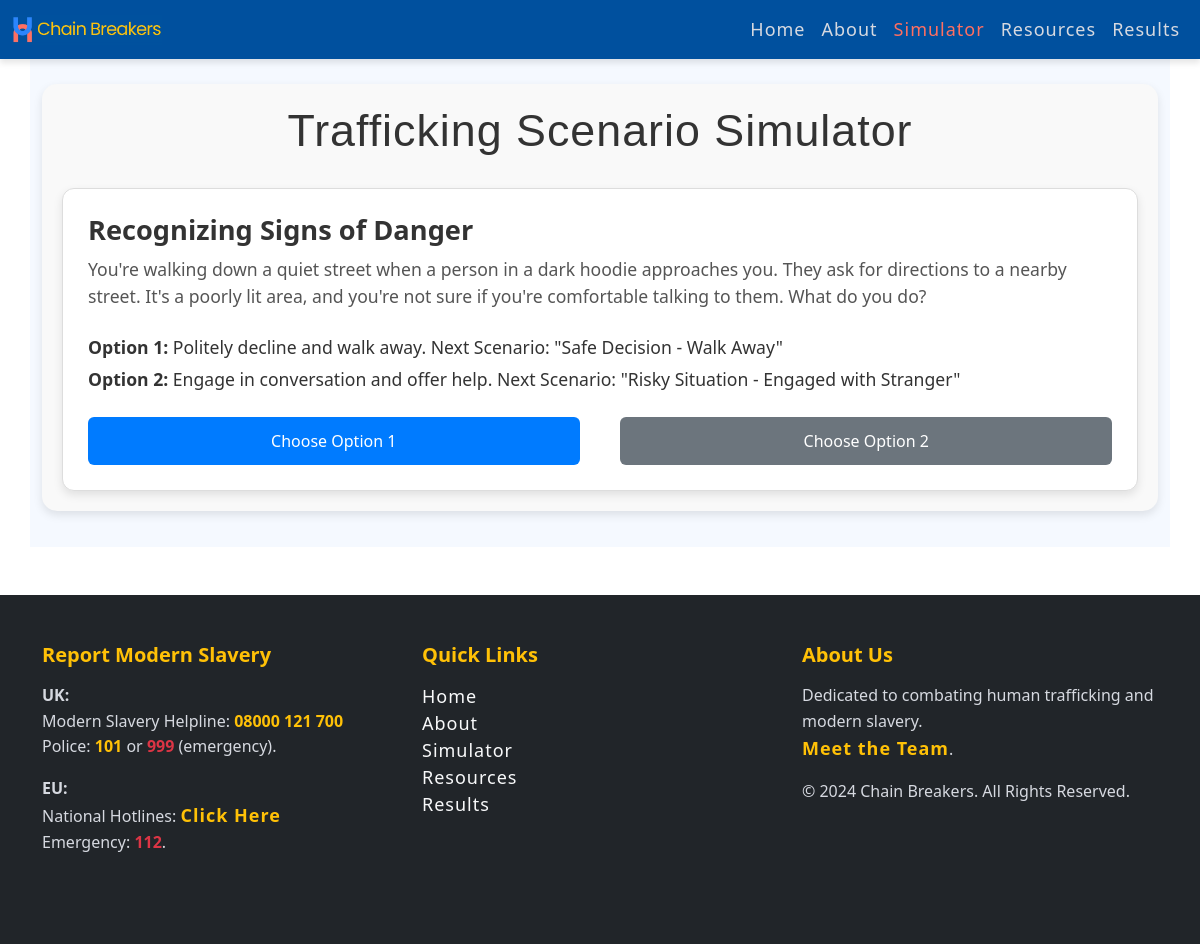
Page /simulator/ on the earlier database version.
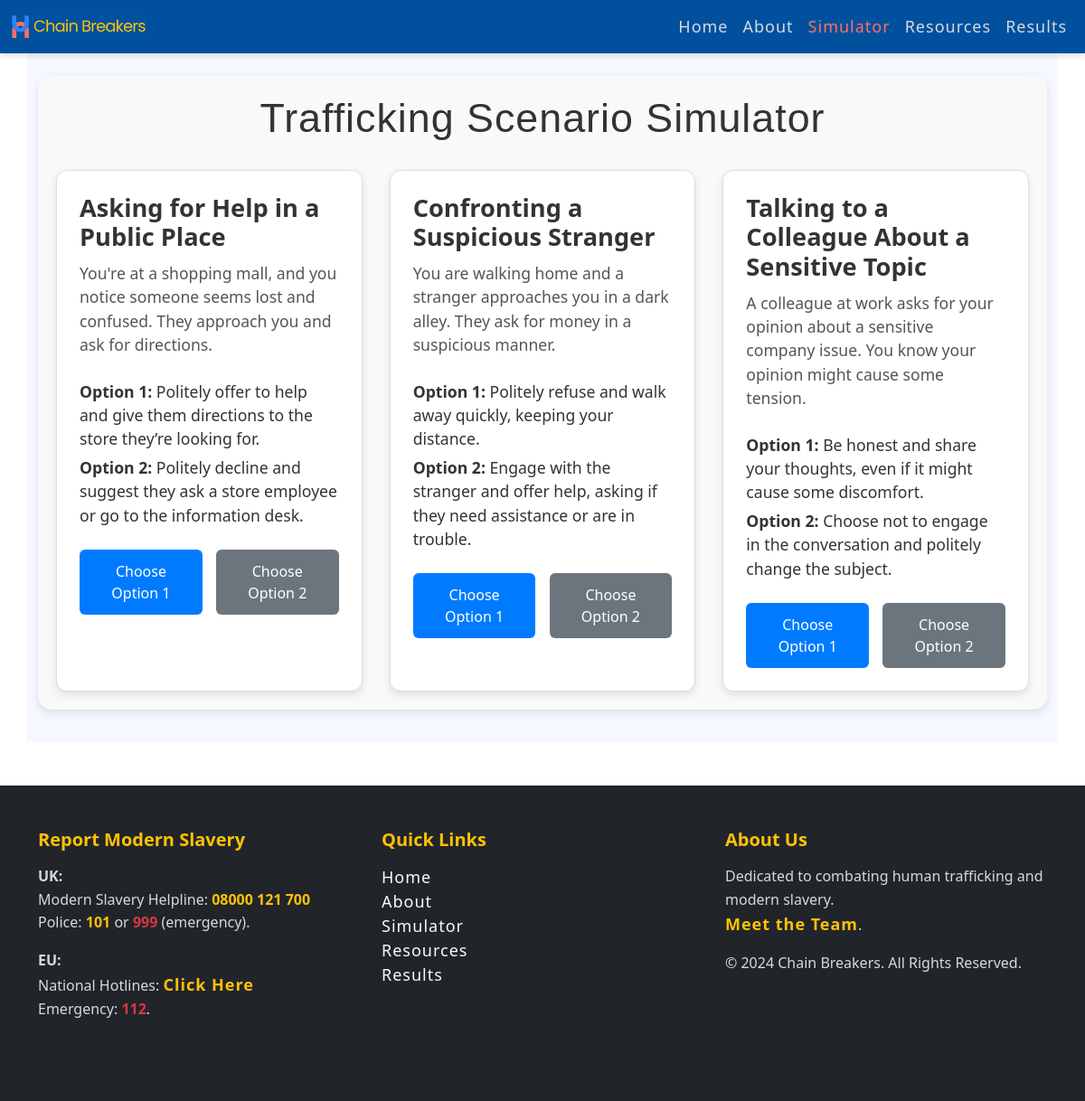
Same page on the later database version.
### simulator/models.py (models this page shows, shortened)
class Scenario(models.Model):
    title = models.CharField(max_length=255)
    description = models.TextField()
    decision_1 = models.CharField(max_length=255)
    decision_2 = models.CharField(max_length=255)
    outcomes = models.JSONField(default=list)  # Store outcomes as a list of dictionaries

### simulator/views.py (the view)
# urls.py: path('', views.simulator_view, name='simulator'),
def simulator_view(request):
    scenarios = Scenario.objects.all()  # Get all scenarios from the database
    return render(request, 'simulator/simulator.html', {'scenarios': scenarios})

### simulator/templates/simulator/simulator.html
{% extends 'base.html' %}
{% load static %}
{% block content %}
<link rel="stylesheet" href="{% static 'css/simulator.css' %}">
<div class="simulator-container">
  <h1 class="page-title">Trafficking Scenario Simulator</h1>
  <div class="scenarios-grid">
    {% for scenario in scenarios %}
    <div class="card">
      <h2 class="scenario-title">{{ scenario.title }}</h2>
      <p class="scenario-description">{{ scenario.description }}</p>
      <div class="options">
        <p><strong>Option 1:</strong> {{ scenario.decision_1 }}</p>
        <p><strong>Option 2:</strong> {{ scenario.decision_2 }}</p>
      </div>
      <div class="actions">
        <a href="#" class="btn btn-primary">Choose Option 1</a>
        <a href="#" class="btn btn-secondary">Choose Option 2</a>
      </div>
    </div>
    {% endfor %}
  </div>
</div>
{% endblock %}

### templates/base.html (shortened to what this page needs)
{% load static %}
<!DOCTYPE html>
<html lang="en">
<head>
    <link rel="stylesheet" href="https://cdnjs.cloudflare.com/ajax/libs/font-awesome/6.5.1/css/all.min.css"
 />
    <link href="https://cdn.jsdelivr.net/npm/bootstrap@5.3.0/dist/css/bootstrap.min.css" rel="stylesheet">
    <link rel="stylesheet" href="{% static 'css/style.css' %}">
</head>
<body>
<nav class="navbar navbar-expand-lg navbar-dark" style="background-color: var(--bg-primary);">
    <div class="container-fluid">
        <a class="navbar-brand" href="{% url 'home' %}">
            <img src="{% static 'images/cb_logo.webp' %}" alt="Chain Breakers Logo" width="150">
        </a>
        <div class="collapse navbar-collapse" id="navbarNav">
            <ul class="navbar-nav ms-auto">
                <li class="nav-item">
                    <a class="nav-link {% if request.resolver_match.url_name == 'home' %}active{% endif %}" href="{% url 'home' %}">Home</a>
                </li>
                <li class="nav-item">
                    <a class="nav-link {% if request.resolver_match.url_name == 'about' %}active{% endif %}" href="{% url 'about' %}">About</a>
                </li>
                <li class="nav-item">
                    <a class="nav-link {% if request.resolver_match.url_name == 'simulator' %}active{% endif %}" href="{% url 'simulator' %}">Simulator</a>
                </li>
                <li class="nav-item">
                    <a class="nav-link {% if request.resolver_match.url_name == 'resources' %}active{% endif %}" href="{% url 'resources' %}">Resources</a>
                </li>
                <li class="nav-item">
                    <a class="nav-link {% if request.resolver_match.url_name == 'results' %}active{% endif %}" href="{% url 'results' %}">Results</a>
                </li>
            </ul>
        </div>
    </div>
</nav>
    <main class="container my-5">
        {% block content %}{% endblock content %}
    </main>
    <footer class="py-5 bg-dark text-light">
        <div class="container">
            <div class="row">
                <div class="col-md-4 mb-4">
                    <h5 class="text-warning">Report Modern Slavery</h5>
                    <p>
                        <strong>UK:</strong><br>
                        Modern Slavery Helpline: <span class="text-warning">08000 121 700</span><br>
                        Police: <span class="text-warning">101</span> or <span class="text-danger">999</span> (emergency).
                    </p>
                    <p>
                        <strong>EU:</strong><br>
                        National Hotlines:
                        <a href="https://home-affairs.ec.europa.eu/policies/internal-security/organised-crime-and-human-trafficking/together-against-trafficking-human-beings/national-hotlines_en"
                            class="text-warning" target="_blank" rel="noopener noreferrer">Click Here</a><br>
                        Emergency: <span class="text-danger">112</span>.
                    </p>
                </div>
                <div class="col-md-4 mb-4">
                    <h5 class="text-warning">Quick Links</h5>
                    <ul class="list-unstyled">
                        <li><a href="{% url 'home' %}" class="text-decoration-none text-light">Home</a></li>
                        <li><a href="{% url 'about' %}" class="text-decoration-none text-light">About</a></li>
                        <li><a href="{% url 'simulator' %}" class="text-decoration-none text-light">Simulator</a></li>
                        <li><a href="{% url 'resources' %}" class="text-decoration-none text-light">Resources</a></li>
                        <li><a href="{% url 'results' %}" class="text-decoration-none text-light">Results</a></li>
                    </ul>
                </div>
                <div class="col-md-4 mb-4">
                    <h5 class="text-warning">About Us</h5>
                    <p>
                        Dedicated to combating human trafficking and modern slavery.<br>
                        <a href="{% url 'about' %}" class="text-warning">Meet the Team</a>.
                    </p>
                    <p>&copy; 2024 Chain Breakers. All Rights Reserved.</p>
                </div>
            </div>
        </div>
    </footer>
</body>
</html>

### static/css/style.css (style rules this page uses)
:root { --bg-primary: #00509E; --bg-secondary: #F5F9FF; --bg-neutral: #B3DFF2; --text-primary: #4F4F4F; --text-secondary: #D6D9E0; --text-muted: #017374; --accent-primary: #FFC107; --accent-secondary: #2C85FD; --accent-danger: #FF6F61; }
.navbar { position: fixed; top: 0; left: 0; right: 0; z-index: 1000; background-color: var(--bg-primary); width: 100%; box-shadow: 0 4px 6px rgba(0, 0, 0, 0.1); }
.navbar-dark .navbar-nav .nav-link { color: var(--text-secondary); letter-spacing: 1px; font-weight: 400; font-size: large; transition: color 0.3s ease; }
.navbar-dark .navbar-nav .nav-link:hover, .navbar-dark .navbar-nav .nav-link:focus, .navbar-dark .navbar-nav .nav-link.active { color: var(--accent-danger); }
main { margin-top: 80px; padding: 1rem; background-color: var(--bg-secondary); color: var(--text-primary); }
footer { background-color: var(--bg-primary); }
footer h5 { font-size: 1.25rem; margin-bottom: 1rem; color: var(--bg-neutral); }
footer p { line-height: 1.6; color: var(--text-secondary); }
footer a { color: var(--text-secondary); letter-spacing: 1px; font-weight: 400; font-size: large; transition: color 0.3s ease; text-decoration: none; }
footer .text-warning { color: var(--accent-primary); font-weight: bold; }
footer .text-danger { color: var(--accent-danger); font-weight: bold; }

### static/css/simulator.css (style rules this page uses)
.simulator-container { margin: 20px auto; max-width: 1200px; padding: 20px; background-color: #f9f9f9; border-radius: 15px; box-shadow: 0px 4px 10px rgba(0, 0, 0, 0.1); overflow: hidden; }
.page-title { text-align: center; font-size: 2.8rem; margin-bottom: 30px; color: #333; font-family: 'Arial', sans-serif; letter-spacing: 1px; }
.scenarios-grid { display: grid; grid-template-columns: repeat(auto-fit, minmax(300px, 1fr)); gap: 30px; }
.card { background-color: #ffffff; border: 1px solid #ddd; border-radius: 12px; padding: 25px; box-shadow: 0px 4px 10px rgba(0, 0, 0, 0.1); transition: transform 0.3s ease, box-shadow 0.3s ease, border 0.3s ease; }
.scenario-title { font-size: 1.7rem; margin-bottom: 10px; color: #333; font-weight: 600; }
.scenario-description { font-size: 1.1rem; margin-bottom: 20px; color: #555; line-height: 1.5; }
.options { margin-bottom: 20px; }
.options p { margin: 5px 0; font-size: 1.1rem; font-weight: 500; color: #333; }
.actions { display: flex; justify-content: space-between; gap: 15px; }
.actions .btn { text-decoration: none; padding: 12px 20px; border-radius: 6px; color: white; font-size: 1rem; text-align: center; transition: background-color 0.3s ease, transform 0.2s ease; width: 48%; }
.actions .btn-primary { background-color: #007bff; border: none; }
.actions .btn-secondary { background-color: #6c757d; border: none; }

Differences in the rows shown:
removed Scenario: title "Recognizing Signs of Danger", description "You're walking down a quiet street when a person in a dark hoodie approaches you. They ask for directions to a nearby street. It's a poorly lit area, and you're not sure if you're comfortable talking to them. What do you do?", decision_1 "Politely decline and walk away. Next Scenario: \"Safe Decision - Walk Away\"", decision_2 "Engage in conversation and offer help. Next Scenario: \"Risky Situation - Engaged with Stranger\""
added Scenario: title "Asking for Help in a Public Place", description "You're at a shopping mall, and you notice someone seems lost and confused. They approach you and ask for directions.", decision_1 "Politely offer to help and give them directions to the store they’re looking for.", decision_2 "Politely decline and suggest they ask a store employee or go to the information desk."
added Scenario: title "Confronting a Suspicious Stranger", description "You are walking home and a stranger approaches you in a dark alley. They ask for money in a suspicious manner.", decision_1 "Politely refuse and walk away quickly, keeping your distance.", decision_2 "Engage with the stranger and offer help, asking if they need assistance or are in trouble."
added Scenario: title "Talking to a Colleague About a Sensitive Topic", description "A colleague at work asks for your opinion about a sensitive company issue. You know your opinion might cause some tension.", decision_1 "Be honest and share your thoughts, even if it might cause some discomfort.", decision_2 "Choose not to engage in the conversation and politely change the subject."
